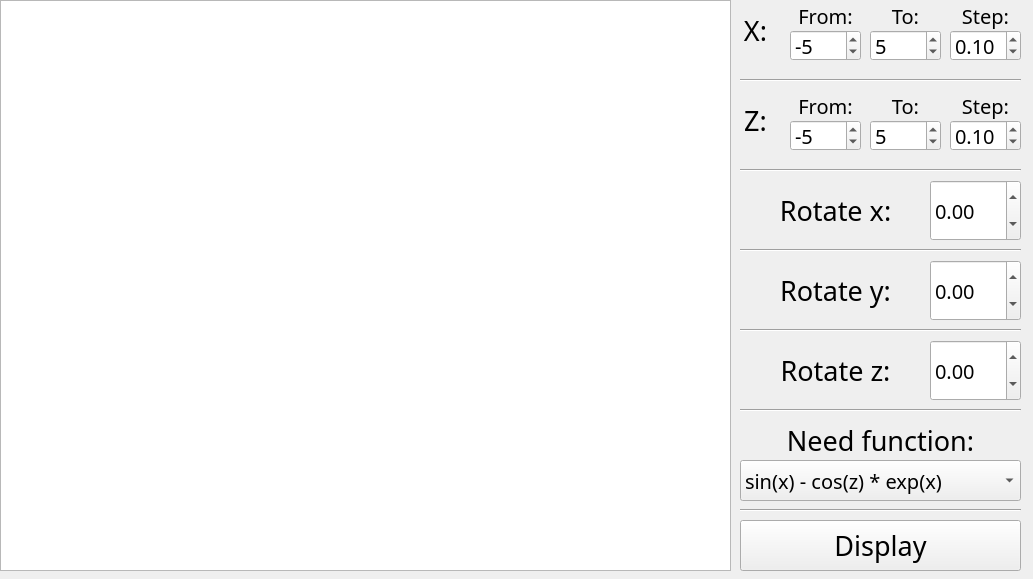
<?xml version="1.0" encoding="UTF-8"?>
<ui version="4.0">
 <class>MainWindow</class>
 <widget class="QMainWindow" name="MainWindow">
  <property name="geometry">
   <rect>
    <x>0</x>
    <y>0</y>
    <width>1033</width>
    <height>579</height>
   </rect>
  </property>
  <property name="windowTitle">
   <string>MainWindow</string>
  </property>
  <widget class="QWidget" name="centralwidget">
   <widget class="QGraphicsView" name="graphicsView">
    <property name="geometry">
     <rect>
      <x>0</x>
      <y>0</y>
      <width>731</width>
      <height>571</height>
     </rect>
    </property>
   </widget>
   <widget class="Line" name="line">
    <property name="geometry">
     <rect>
      <x>740</x>
      <y>70</y>
      <width>281</width>
      <height>20</height>
     </rect>
    </property>
    <property name="orientation">
     <enum>Qt::Horizontal</enum>
    </property>
   </widget>
   <widget class="QLabel" name="label">
    <property name="geometry">
     <rect>
      <x>740</x>
      <y>0</y>
      <width>31</width>
      <height>61</height>
     </rect>
    </property>
    <property name="font">
     <font>
      <family>asinastra</family>
      <pointsize>20</pointsize>
      <weight>50</weight>
      <bold>false</bold>
     </font>
    </property>
    <property name="text">
     <string>X:</string>
    </property>
    <property name="alignment">
     <set>Qt::AlignCenter</set>
    </property>
    <property name="wordWrap">
     <bool>false</bool>
    </property>
   </widget>
   <widget class="QSpinBox" name="xFrom">
    <property name="geometry">
     <rect>
      <x>790</x>
      <y>30</y>
      <width>71</width>
      <height>31</height>
     </rect>
    </property>
    <property name="font">
     <font>
      <family>asinastra</family>
      <pointsize>15</pointsize>
     </font>
    </property>
    <property name="minimum">
     <number>-100</number>
    </property>
    <property name="maximum">
     <number>100</number>
    </property>
    <property name="value">
     <number>-5</number>
    </property>
   </widget>
   <widget class="QLabel" name="label_2">
    <property name="geometry">
     <rect>
      <x>790</x>
      <y>0</y>
      <width>71</width>
      <height>31</height>
     </rect>
    </property>
    <property name="font">
     <font>
      <family>asinastra</family>
      <pointsize>15</pointsize>
      <weight>50</weight>
      <bold>false</bold>
     </font>
    </property>
    <property name="text">
     <string>From:</string>
    </property>
    <property name="alignment">
     <set>Qt::AlignCenter</set>
    </property>
    <property name="wordWrap">
     <bool>false</bool>
    </property>
   </widget>
   <widget class="QLabel" name="label_3">
    <property name="geometry">
     <rect>
      <x>870</x>
      <y>0</y>
      <width>71</width>
      <height>31</height>
     </rect>
    </property>
    <property name="font">
     <font>
      <family>asinastra</family>
      <pointsize>15</pointsize>
      <weight>50</weight>
      <bold>false</bold>
     </font>
    </property>
    <property name="text">
     <string>To:</string>
    </property>
    <property name="alignment">
     <set>Qt::AlignCenter</set>
    </property>
    <property name="wordWrap">
     <bool>false</bool>
    </property>
   </widget>
   <widget class="QSpinBox" name="xTo">
    <property name="geometry">
     <rect>
      <x>870</x>
      <y>30</y>
      <width>71</width>
      <height>31</height>
     </rect>
    </property>
    <property name="font">
     <font>
      <family>asinastra</family>
      <pointsize>15</pointsize>
     </font>
    </property>
    <property name="minimum">
     <number>-100</number>
    </property>
    <property name="value">
     <number>5</number>
    </property>
   </widget>
   <widget class="QLabel" name="label_4">
    <property name="geometry">
     <rect>
      <x>950</x>
      <y>0</y>
      <width>71</width>
      <height>31</height>
     </rect>
    </property>
    <property name="font">
     <font>
      <family>asinastra</family>
      <pointsize>15</pointsize>
      <weight>50</weight>
      <bold>false</bold>
     </font>
    </property>
    <property name="text">
     <string>Step:</string>
    </property>
    <property name="alignment">
     <set>Qt::AlignCenter</set>
    </property>
    <property name="wordWrap">
     <bool>false</bool>
    </property>
   </widget>
   <widget class="Line" name="line_2">
    <property name="geometry">
     <rect>
      <x>740</x>
      <y>160</y>
      <width>281</width>
      <height>20</height>
     </rect>
    </property>
    <property name="orientation">
     <enum>Qt::Horizontal</enum>
    </property>
   </widget>
   <widget class="QLabel" name="label_5">
    <property name="geometry">
     <rect>
      <x>790</x>
      <y>90</y>
      <width>71</width>
      <height>31</height>
     </rect>
    </property>
    <property name="font">
     <font>
      <family>asinastra</family>
      <pointsize>15</pointsize>
      <weight>50</weight>
      <bold>false</bold>
     </font>
    </property>
    <property name="text">
     <string>From:</string>
    </property>
    <property name="alignment">
     <set>Qt::AlignCenter</set>
    </property>
    <property name="wordWrap">
     <bool>false</bool>
    </property>
   </widget>
   <widget class="QSpinBox" name="zFrom">
    <property name="geometry">
     <rect>
      <x>790</x>
      <y>120</y>
      <width>71</width>
      <height>31</height>
     </rect>
    </property>
    <property name="font">
     <font>
      <family>asinastra</family>
      <pointsize>15</pointsize>
     </font>
    </property>
    <property name="minimum">
     <number>-100</number>
    </property>
    <property name="value">
     <number>-5</number>
    </property>
   </widget>
   <widget class="QLabel" name="label_6">
    <property name="geometry">
     <rect>
      <x>870</x>
      <y>90</y>
      <width>71</width>
      <height>31</height>
     </rect>
    </property>
    <property name="font">
     <font>
      <family>asinastra</family>
      <pointsize>15</pointsize>
      <weight>50</weight>
      <bold>false</bold>
     </font>
    </property>
    <property name="text">
     <string>To:</string>
    </property>
    <property name="alignment">
     <set>Qt::AlignCenter</set>
    </property>
    <property name="wordWrap">
     <bool>false</bool>
    </property>
   </widget>
   <widget class="QLabel" name="label_7">
    <property name="geometry">
     <rect>
      <x>950</x>
      <y>90</y>
      <width>71</width>
      <height>31</height>
     </rect>
    </property>
    <property name="font">
     <font>
      <family>asinastra</family>
      <pointsize>15</pointsize>
      <weight>50</weight>
      <bold>false</bold>
     </font>
    </property>
    <property name="text">
     <string>Step:</string>
    </property>
    <property name="alignment">
     <set>Qt::AlignCenter</set>
    </property>
    <property name="wordWrap">
     <bool>false</bool>
    </property>
   </widget>
   <widget class="QLabel" name="label_8">
    <property name="geometry">
     <rect>
      <x>740</x>
      <y>90</y>
      <width>31</width>
      <height>61</height>
     </rect>
    </property>
    <property name="font">
     <font>
      <family>asinastra</family>
      <pointsize>20</pointsize>
      <weight>50</weight>
      <bold>false</bold>
     </font>
    </property>
    <property name="text">
     <string>Z:</string>
    </property>
    <property name="alignment">
     <set>Qt::AlignCenter</set>
    </property>
    <property name="wordWrap">
     <bool>false</bool>
    </property>
   </widget>
   <widget class="QSpinBox" name="zTo">
    <property name="geometry">
     <rect>
      <x>870</x>
      <y>120</y>
      <width>71</width>
      <height>31</height>
     </rect>
    </property>
    <property name="font">
     <font>
      <family>asinastra</family>
      <pointsize>15</pointsize>
     </font>
    </property>
    <property name="minimum">
     <number>-100</number>
    </property>
    <property name="value">
     <number>5</number>
    </property>
   </widget>
   <widget class="QDoubleSpinBox" name="xStep">
    <property name="geometry">
     <rect>
      <x>950</x>
      <y>30</y>
      <width>71</width>
      <height>31</height>
     </rect>
    </property>
    <property name="font">
     <font>
      <family>asinastra</family>
      <pointsize>15</pointsize>
     </font>
    </property>
    <property name="minimum">
     <double>-100.000000000000000</double>
    </property>
    <property name="value">
     <double>0.100000000000000</double>
    </property>
   </widget>
   <widget class="QDoubleSpinBox" name="zStep">
    <property name="geometry">
     <rect>
      <x>950</x>
      <y>120</y>
      <width>71</width>
      <height>31</height>
     </rect>
    </property>
    <property name="font">
     <font>
      <family>asinastra</family>
      <pointsize>15</pointsize>
     </font>
    </property>
    <property name="minimum">
     <double>-100.000000000000000</double>
    </property>
    <property name="value">
     <double>0.100000000000000</double>
    </property>
   </widget>
   <widget class="QLabel" name="label_9">
    <property name="geometry">
     <rect>
      <x>740</x>
      <y>180</y>
      <width>191</width>
      <height>61</height>
     </rect>
    </property>
    <property name="font">
     <font>
      <family>asinastra</family>
      <pointsize>20</pointsize>
      <weight>50</weight>
      <bold>false</bold>
     </font>
    </property>
    <property name="text">
     <string>Rotate x:</string>
    </property>
    <property name="alignment">
     <set>Qt::AlignCenter</set>
    </property>
    <property name="wordWrap">
     <bool>false</bool>
    </property>
   </widget>
   <widget class="QDoubleSpinBox" name="rotateX">
    <property name="geometry">
     <rect>
      <x>930</x>
      <y>180</y>
      <width>91</width>
      <height>61</height>
     </rect>
    </property>
    <property name="font">
     <font>
      <family>asinastra</family>
      <pointsize>15</pointsize>
     </font>
    </property>
    <property name="minimum">
     <double>-100.000000000000000</double>
    </property>
   </widget>
   <widget class="Line" name="line_3">
    <property name="geometry">
     <rect>
      <x>740</x>
      <y>240</y>
      <width>281</width>
      <height>20</height>
     </rect>
    </property>
    <property name="orientation">
     <enum>Qt::Horizontal</enum>
    </property>
   </widget>
   <widget class="QDoubleSpinBox" name="rotateY">
    <property name="geometry">
     <rect>
      <x>930</x>
      <y>260</y>
      <width>91</width>
      <height>61</height>
     </rect>
    </property>
    <property name="font">
     <font>
      <family>asinastra</family>
      <pointsize>15</pointsize>
     </font>
    </property>
    <property name="minimum">
     <double>-100.000000000000000</double>
    </property>
   </widget>
   <widget class="QLabel" name="label_10">
    <property name="geometry">
     <rect>
      <x>740</x>
      <y>260</y>
      <width>191</width>
      <height>61</height>
     </rect>
    </property>
    <property name="font">
     <font>
      <family>asinastra</family>
      <pointsize>20</pointsize>
      <weight>50</weight>
      <bold>false</bold>
     </font>
    </property>
    <property name="text">
     <string>Rotate y:</string>
    </property>
    <property name="alignment">
     <set>Qt::AlignCenter</set>
    </property>
    <property name="wordWrap">
     <bool>false</bool>
    </property>
   </widget>
   <widget class="Line" name="line_4">
    <property name="geometry">
     <rect>
      <x>740</x>
      <y>320</y>
      <width>281</width>
      <height>20</height>
     </rect>
    </property>
    <property name="orientation">
     <enum>Qt::Horizontal</enum>
    </property>
   </widget>
   <widget class="QDoubleSpinBox" name="rotateZ">
    <property name="geometry">
     <rect>
      <x>930</x>
      <y>340</y>
      <width>91</width>
      <height>61</height>
     </rect>
    </property>
    <property name="font">
     <font>
      <family>asinastra</family>
      <pointsize>15</pointsize>
     </font>
    </property>
    <property name="minimum">
     <double>-100.000000000000000</double>
    </property>
   </widget>
   <widget class="QLabel" name="label_11">
    <property name="geometry">
     <rect>
      <x>740</x>
      <y>340</y>
      <width>191</width>
      <height>61</height>
     </rect>
    </property>
    <property name="font">
     <font>
      <family>asinastra</family>
      <pointsize>20</pointsize>
      <weight>50</weight>
      <bold>false</bold>
     </font>
    </property>
    <property name="text">
     <string>Rotate z:</string>
    </property>
    <property name="alignment">
     <set>Qt::AlignCenter</set>
    </property>
    <property name="wordWrap">
     <bool>false</bool>
    </property>
   </widget>
   <widget class="QComboBox" name="functions">
    <property name="geometry">
     <rect>
      <x>740</x>
      <y>460</y>
      <width>281</width>
      <height>41</height>
     </rect>
    </property>
    <property name="font">
     <font>
      <family>asinastra</family>
      <pointsize>15</pointsize>
     </font>
    </property>
    <item>
     <property name="text">
      <string>sin(x) - cos(z) * exp(x)</string>
     </property>
    </item>
    <item>
     <property name="text">
      <string>sin(x) * cos(z)</string>
     </property>
    </item>
   </widget>
   <widget class="Line" name="line_5">
    <property name="geometry">
     <rect>
      <x>740</x>
      <y>400</y>
      <width>281</width>
      <height>20</height>
     </rect>
    </property>
    <property name="orientation">
     <enum>Qt::Horizontal</enum>
    </property>
   </widget>
   <widget class="QLabel" name="label_12">
    <property name="geometry">
     <rect>
      <x>740</x>
      <y>420</y>
      <width>281</width>
      <height>41</height>
     </rect>
    </property>
    <property name="font">
     <font>
      <family>asinastra</family>
      <pointsize>20</pointsize>
      <weight>50</weight>
      <bold>false</bold>
     </font>
    </property>
    <property name="text">
     <string>Need function:</string>
    </property>
    <property name="alignment">
     <set>Qt::AlignCenter</set>
    </property>
    <property name="wordWrap">
     <bool>false</bool>
    </property>
   </widget>
   <widget class="QPushButton" name="displayButton">
    <property name="geometry">
     <rect>
      <x>740</x>
      <y>520</y>
      <width>281</width>
      <height>51</height>
     </rect>
    </property>
    <property name="font">
     <font>
      <family>asinastra</family>
      <pointsize>20</pointsize>
     </font>
    </property>
    <property name="text">
     <string>Display</string>
    </property>
   </widget>
   <widget class="Line" name="line_7">
    <property name="geometry">
     <rect>
      <x>740</x>
      <y>500</y>
      <width>281</width>
      <height>20</height>
     </rect>
    </property>
    <property name="orientation">
     <enum>Qt::Horizontal</enum>
    </property>
   </widget>
  </widget>
 </widget>
 <resources/>
 <connections/>
</ui>
